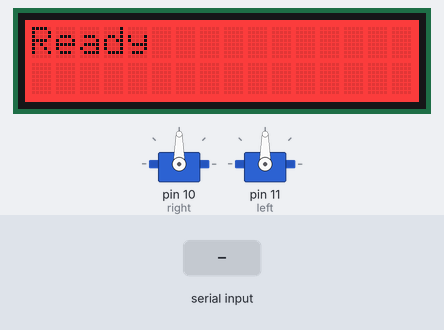
Simulated run of this sketch. Board: Arduino Uno, built with avr-gcc and run on an emulated ATmega328P. On the bench: 2 × servo, 16×2 character LCD. The test bench sets the inputs (shaded band).

Above: at 1.3 s.
1.4 s: "MSG:\n" received over Serial
At 2.7 s:
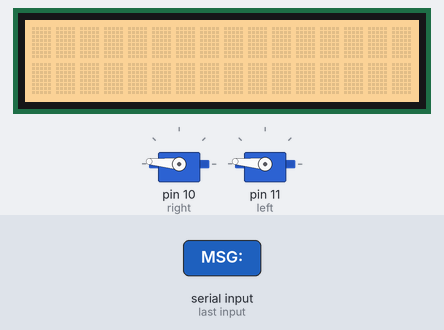
3.3 s: "B\n" received over Serial
At 3.6 s:
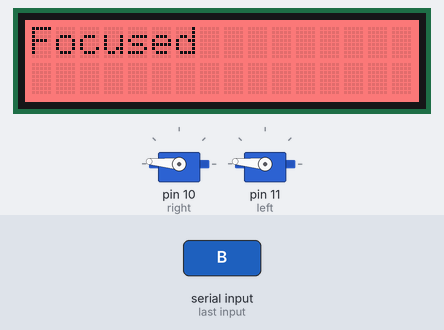
4.8 s: "CLR\n" received over Serial
At 5.9 s:
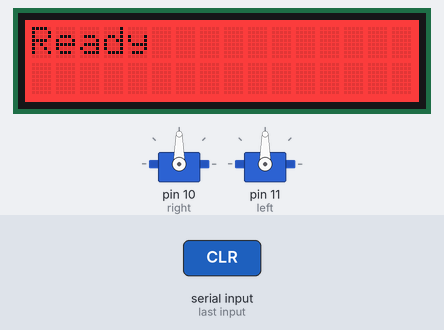
6.3 s: "A\n" received over Serial
At 7.4 s:
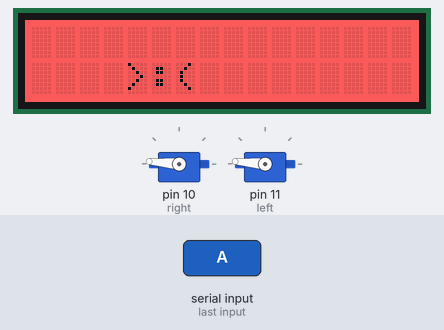
Timing chart, 0 to 9.0 s (numbered marks = the images above; inputs shaded):
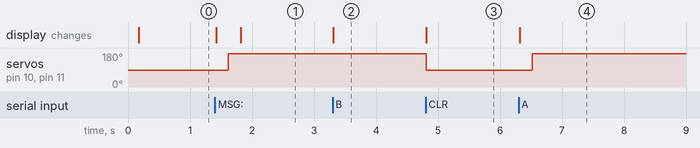

Measured:
- after the input at 1.4 s, servo on pin 10 (right), servo on pin 11 (left): 90° → 175° after 0.22 s; the display: first changes at once (image 1 shows a later state)
- after the input at 3.3 s, the display: changes at once (image 2)
- after the input at 4.8 s, servo on pin 10 (right), servo on pin 11 (left): 175° → 90° at once; the display: changes at once (image 3)
- after the input at 6.3 s, servo on pin 10 (right), servo on pin 11 (left): 90° → 175° after 0.22 s; the display: changes at once (image 4)

The sketch:

arduino_intellekt.ino
```cpp
#include <Servo.h>
#include <Wire.h>
#include "rgb_lcd.h"

rgb_lcd lcd;

const int colorR = 255;
const int colorG = 0;
const int colorB = 0;

Servo right;
Servo left;

const int straight = 90;
const int down = 175;


void printMessage16x2(String msg) {
  if (msg.length() > 32) {
    msg = msg.substring(0, 32);
  }

  lcd.clear();
  lcd.setCursor(0, 0);
  if (msg.length() <= 16) {
    lcd.print(msg);
    return;
  }

  lcd.print(msg.substring(0, 16));
  lcd.setCursor(0, 1);
  lcd.print(msg.substring(16));
}


void angry() {
  lcd.setRGB(255, 40, 40);
  lcd.clear();
  lcd.setCursor(0, 1);
  lcd.print("    >:(    ");
  left.write(straight);
  right.write(straight);
  delay(200);
  left.write(down);
  right.write(down);
  delay(200);
}

void showAlertMessage(String msg) {
  // Grove RGB LCD has fixed character color, so use a high-contrast backlight.
  lcd.setRGB(255, 200, 120);
  printMessage16x2(msg);
}


void defaultPos() {
  right.write(straight);
  left.write(straight);
  lcd.setRGB(colorR, colorG, colorB);
  printMessage16x2("Ready");
}


void layDown() {
  right.write(down);
  left.write(down);
  lcd.setRGB(255, 80, 80);
}


void setup() {
  Serial.begin(9600);
  Serial.setTimeout(30);
  delay(100);

  right.attach(10, 500, 2500);
  left.attach(11, 500, 2500);

  lcd.begin(16, 2);
  lcd.setRGB(colorR, colorG, colorB);
  defaultPos();
}

void processCommand(String input) {
  input.trim();
  if (input.length() == 0) {
    return;
  }

  if (input.startsWith("MSG:")) {
    String msg = input.substring(4);
    angry();
    showAlertMessage(msg);
    return;
  }

  if (input == "CLR") {
    defaultPos();
    return;
  }

  // Backward-compatible single-byte commands.
  if (input == "A") {
    angry();
    lcd.setCursor(0, 1);
    lcd.print("    >:(    ");
    return;
  }

  if (input == "B") {
    layDown();
    printMessage16x2("Focused");
  }
}


void loop() {
  if (!Serial.available()) {
    return;
  }

  String input = Serial.readStringUntil('\n');
  input.trim();
  processCommand(input);
}
```
